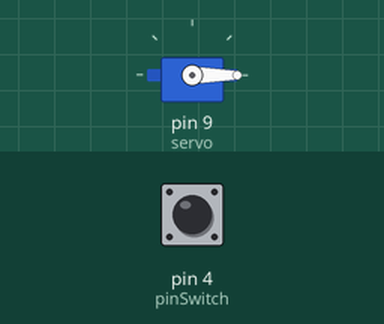
This sketch was run on a simulated Arduino Uno, built with avr-gcc and run on an emulated ATmega328P. On the bench: servo. The inputs (shaded band) are chosen by the test bench; at power-on: pin 4 (pinSwitch) HIGH. What the sketch prints to the serial monitor is not drawn.

Above: at 1.2 s.
1.3 s: pin 4 (pinSwitch) pulled LOW for 0.15 s
At 1.37 s:
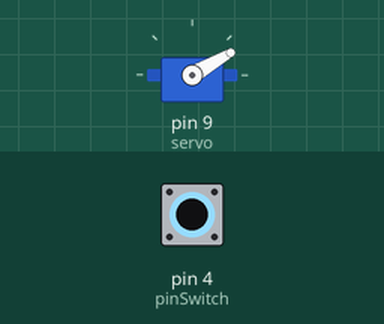
2.9 s: pin 4 (pinSwitch) pulled LOW for 3.2 s
At 7.3 s:
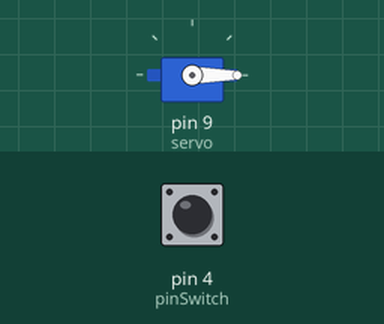
Timing chart, 0 to 8.8 s (numbered marks = the images above; inputs shaded):
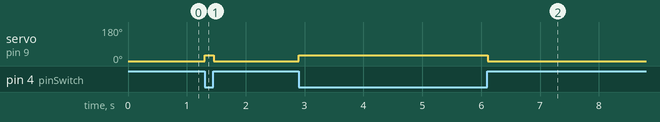

The sketch:

ServoController.ino
```cpp
#include <Servo.h>

Servo servo;
int pinSwitch = 4;
int positionServo = 0;
int state =0;

void setup() {
  // put your setup code here, to run once:
  Serial.begin(9600);
  servo.attach(9);
  pinMode(pinSwitch, INPUT_PULLUP);
}

void loop() {
  positionServo = 0;
  servo.write(positionServo);
  //state = digitalRead(pinSwitch);
  Serial.println(digitalRead(pinSwitch));
  if(digitalRead(pinSwitch) == 0){
    positionServo = 30;
    servo.write(positionServo);
      delay(50);
  }
}
```

Measured:
- after the input at 1.3 s, servo on pin 9 (servo): 0° → 30° at once, → 0° 0.15 s later
- after the input at 2.9 s, servo on pin 9 (servo): 0° → 30° at once, → 0° 3.2 s later
